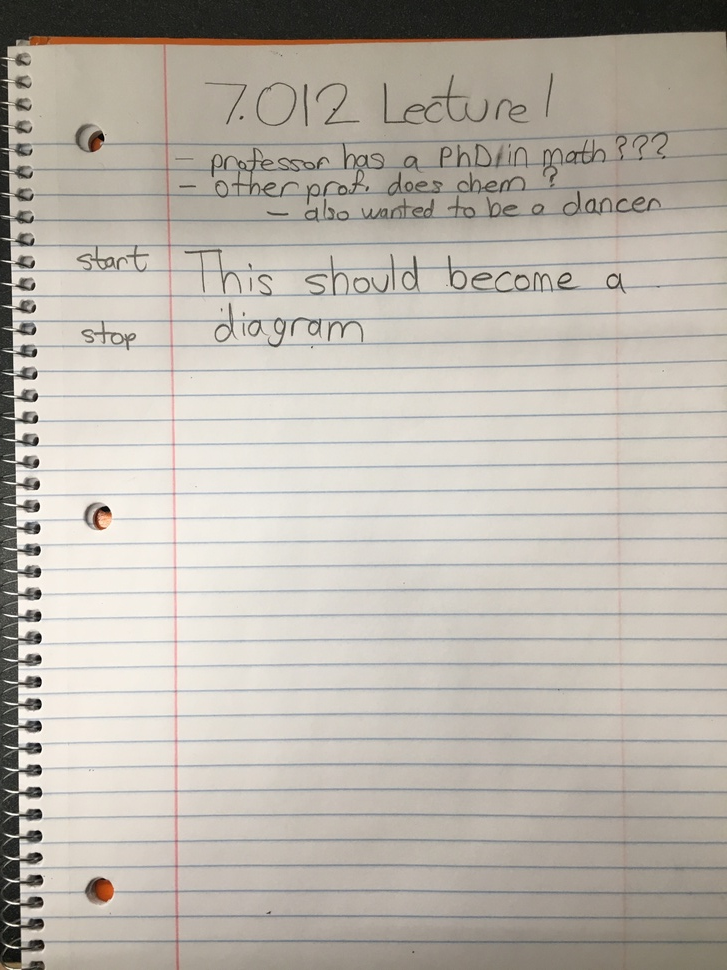
#> input picture IMG_2180.JPG, 727 x 970 px, shrunk from 3024 x 4032 before the run
$ jupyter execute --allow-errors pipeline.ipynb
#> lines starting #> are read from the running program, lines starting #| are printed output that depends on the picture; after the words box and inside, x2 and y2 are one past the last pixel; in counts of white or black regions, pixels touching at a corner belong together
[cell 1]
import io
from google.cloud import vision
from google.cloud.vision import types

from tqdm import tqdm
import statistics

[cell 2]
import cv2
import numpy as np
from matplotlib import pyplot as plt

[cell 3]
def get_image(file):
#> called with file = 'IMG_2180.JPG'
    img = cv2.imread(file)
#> img is the input picture: shape (970, 727, 3); mean B, G, R 171.2, 180.1, 186.1
    if img.shape[0] < img.shape[1]:
        img = np.rot90(np.rot90(np.rot90(img)))
        cv2.imwrite("./rtmp.jpg", img)
        img = cv2.imread("./rtmp.jpg")
    return img

[cell 4]
original = get_image("IMG_2180.JPG")

[cell 5]
img = original.copy()
img = img[:, 0:img.shape[1] // 3]
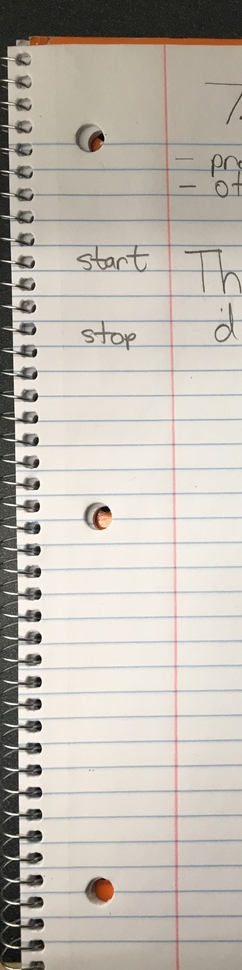
#> img: shape (970, 242, 3); mean B, G, R 176.5, 185.4, 191.8

ret, thresh = cv2.threshold(img[:,:,1], 0, 255, cv2.THRESH_BINARY | cv2.THRESH_OTSU)
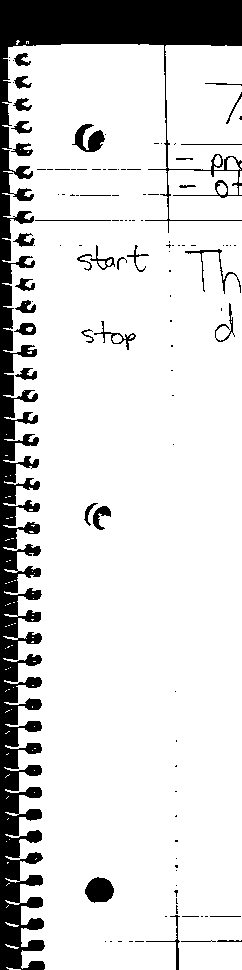
#> thresh: shape (970, 242); 85.2% white; 112 black regions (78 under 20 px), largest, box (x1, y1, x2, y2) and area: (0, 0, 242, 970) 30107, (85, 877, 114, 903) 565, (72, 124, 105, 152) 479
#> ret = 135
ret, thresh2 = cv2.threshold(img[:,:,2], 0, 255, cv2.THRESH_BINARY | cv2.THRESH_OTSU)
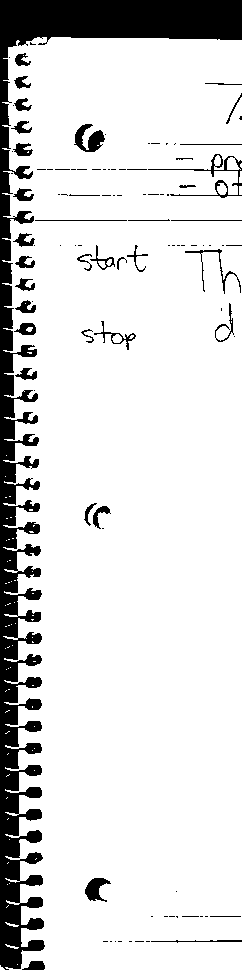
#> thresh2: shape (970, 242); 86.1% white; 102 black regions (63 under 20 px), largest, box (x1, y1, x2, y2) and area: (0, 0, 242, 970) 27428, (148, 154, 242, 198) 489, (74, 124, 105, 152) 460
#> ret = 138
thresh = cv2.bitwise_xor(thresh, thresh2)
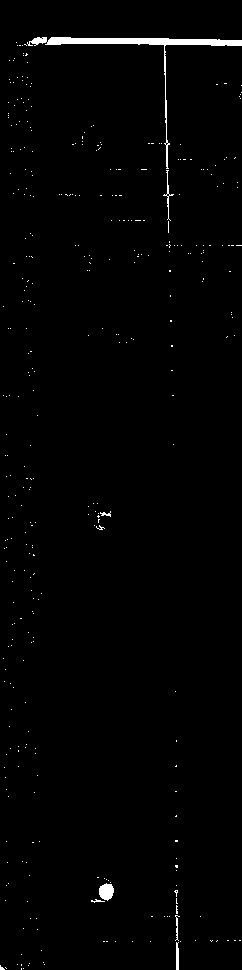
#> thresh: shape (970, 242); 1.1% white; 369 white regions (362 under 20 px), largest, box (x1, y1, x2, y2) and area: (27, 37, 242, 169) 1532, (99, 883, 114, 901) 199, (163, 170, 174, 221) 85
edges = cv2.Canny(thresh,50,150,apertureSize = 3)
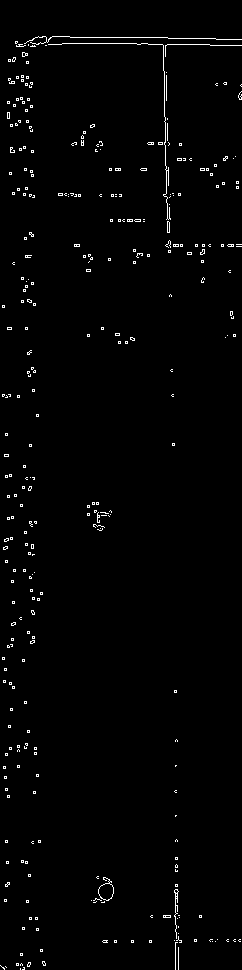
#> edges: shape (970, 242); 1.4% white in thin lines or dots
minLineLength = 1000
maxLineGap = 10

lines = cv2.HoughLinesP(thresh,1,np.pi/180,100,minLineLength,maxLineGap)
#> lines = [[48, 41, 241, 45], [48, 40, 241, 40], [49, 39, 216, 39], [65, 41, 241, 41], [168, 196, 168, 218], [165, 56, 165, 95], [50, 38, 168, 38], [47, 42, 64, 42], [47, 43, 122, 43], [166, 100, 167, 142], [123, 42, 241, 42]]
lines = [line for line in lines if abs(line[0][0] - line[0][2]) <= 10]
#> lines = [[[168, 196, 168, 218]], [[165, 56, 165, 95]], [[166, 100, 167, 142]]]

avgx = int(np.average([line[0][0] for line in lines]))
#> avgx = 166
rest = original.copy()[:, int(avgx):]
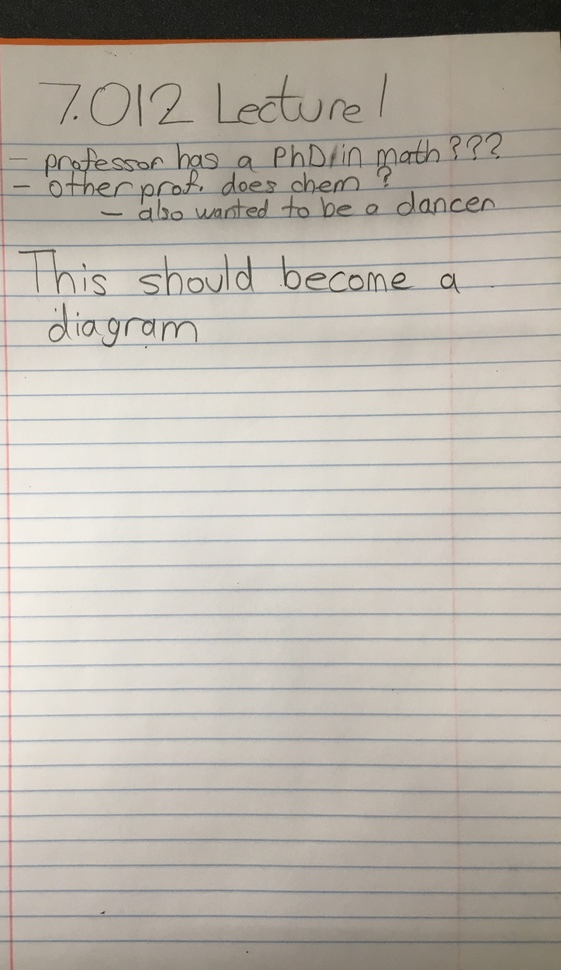
#> rest: shape (970, 561, 3); mean B, G, R 170.6, 179.4, 185.5
img = img[:, 0:int(avgx)]
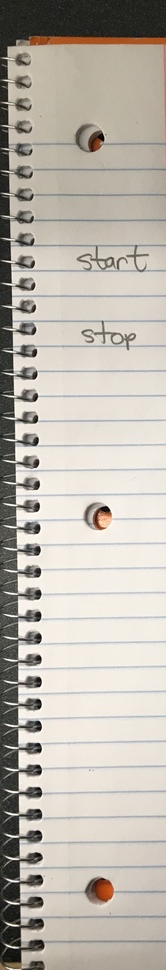
#> img: shape (970, 166, 3); mean B, G, R 173.1, 182.2, 188.2

cv2.imwrite('crop.jpg',img)
cv2.imwrite('rest.jpg', rest)
#> Out = True

$ run again, with IMG_2177.JPG copied over IMG_2180.JPG
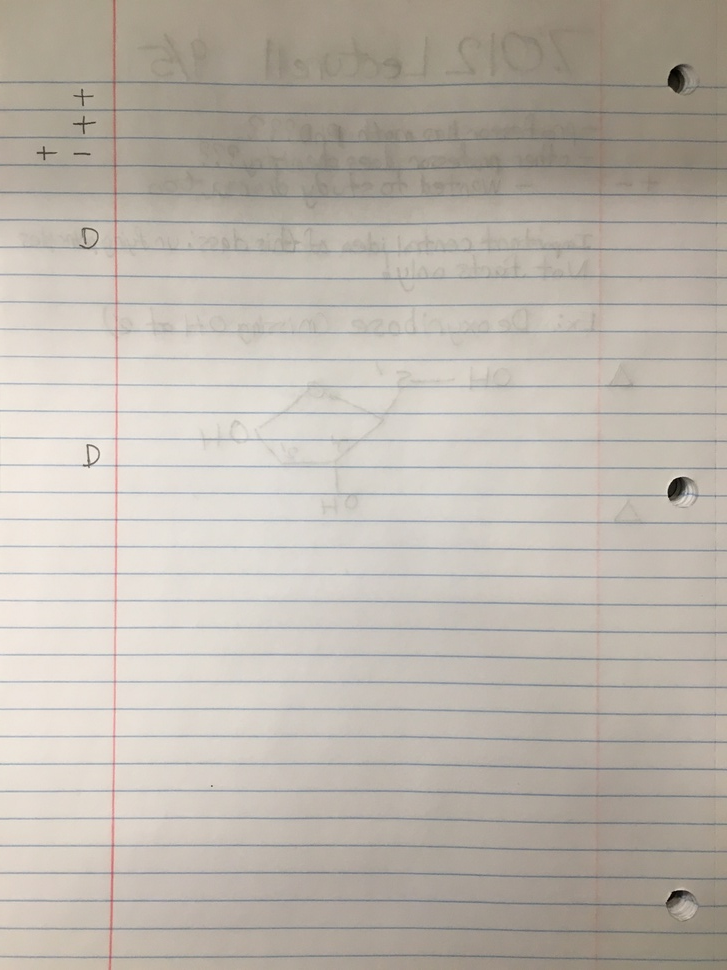
#> input picture IMG_2177.JPG, 727 x 970 px, shrunk from 3024 x 4032 before the run
#> in get_image, img is the input picture: shape (970, 727, 3); mean B, G, R 172, 181.3, 188.4
#> `ret, thresh = cv2.threshold(img[:,:,1], 0, 255, cv2.THRESH_BINARY | cv..`:
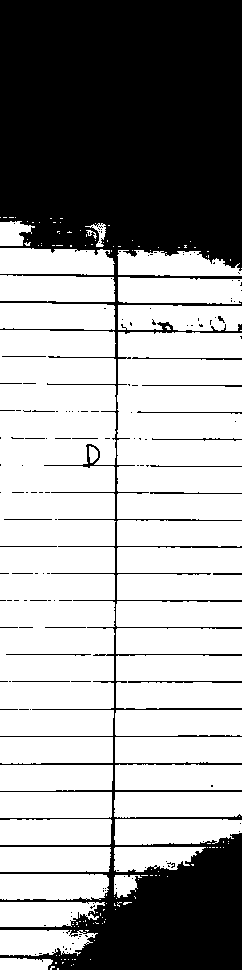
#> thresh: shape (970, 242); 63% white; 153 black regions (131 under 20 px), largest, box (x1, y1, x2, y2) and area: (0, 0, 242, 970) 84996, (128, 681, 242, 683) 183, (132, 357, 242, 360) 154
#> `ret, thresh = cv2.threshold(img[:,:,1], 0, 255, cv2.THRESH_BINARY | cv..`: ret = 191
#> thresh2: shape (970, 242); 63.9% white; 112 black regions (85 under 20 px), largest, box (x1, y1, x2, y2) and area: (0, 0, 242, 342) 61951, (0, 837, 242, 970) 15242, (0, 762, 242, 765) 540
#> `ret, thresh2 = cv2.threshold(img[:,:,2], 0, 255, cv2.THRESH_BINARY | c..`: ret = 198
#> edges: shape (970, 242); 4% white in thin lines or dots, all inside (x1, y1, x2, y2) = (0, 203, 242, 970)
#> `lines = cv2.HoughLinesP(thresh,1,np.pi/180,100,minLineLength,maxLineGap)`: lines = 47 rows, first 6: [115, 329, 115, 305], [116, 491, 116, 467], [113, 735, 113, 718], [114, 789, 114, 765], [115, 545, 115, 522], [109, 926, 109, 902]
#> `lines = [line for line in lines if abs(line[0][0] - line[0][2]) <= 10]`: lines = 42 items, first 6: [[115, 329, 115, 305]], [[116, 491, 116, 467]], [[113, 735, 113, 718]], [[114, 789, 114, 765]], [[115, 545, 115, 522]], [[109, 926, 109, 902]]
#> avgx = 115
#> `img = img[:, 0:int(avgx)]`:
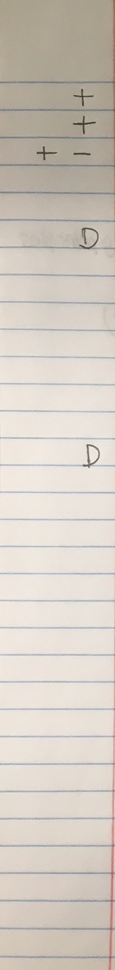
#> img: shape (970, 115, 3); mean B, G, R 193, 202.5, 210.7
#> Out = True

$ run again, with IMG_2184.JPG copied over IMG_2180.JPG
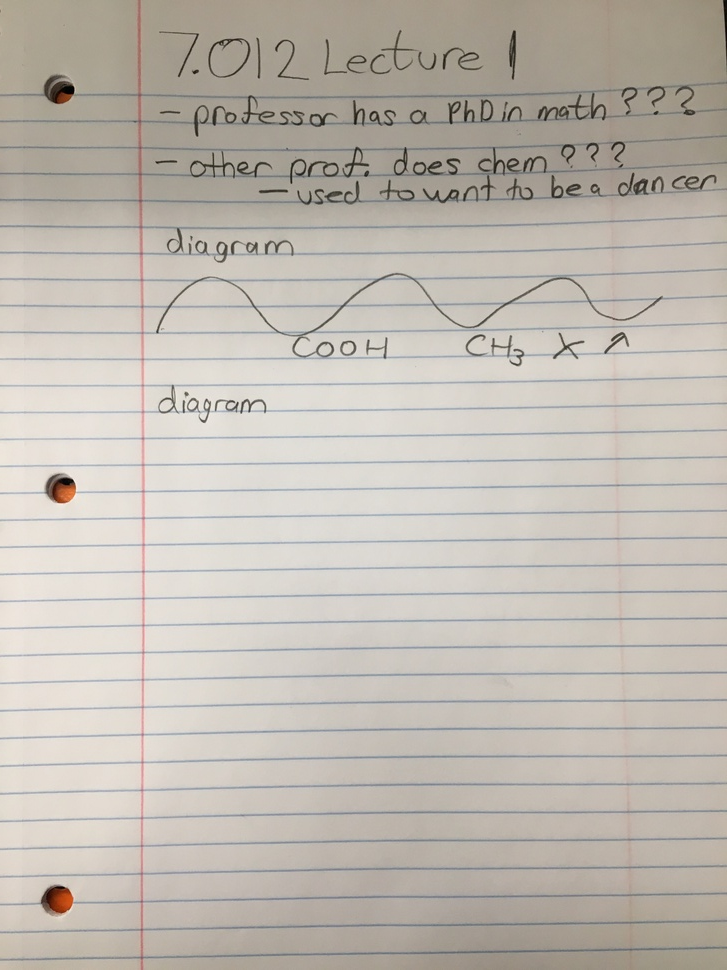
#> input picture IMG_2184.JPG, 727 x 970 px, shrunk from 3024 x 4032 before the run
#> in get_image, img is the input picture: shape (970, 727, 3); mean B, G, R 177.7, 186, 192.2
#> `ret, thresh = cv2.threshold(img[:,:,1], 0, 255, cv2.THRESH_BINARY | cv..`:
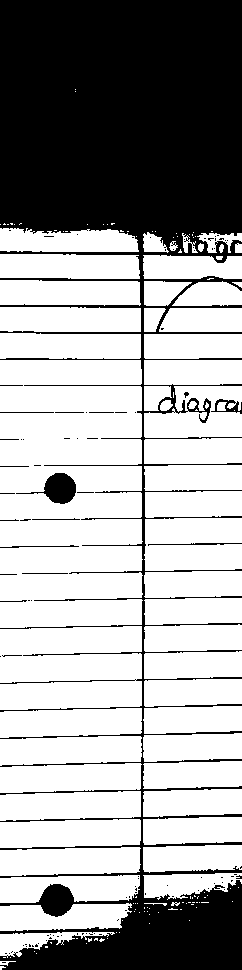
#> thresh: shape (970, 242); 64.6% white; 102 black regions (87 under 20 px), largest, box (x1, y1, x2, y2) and area: (0, 0, 242, 970) 81357, (16, 473, 76, 504) 804, (211, 399, 242, 414) 183
#> `ret, thresh = cv2.threshold(img[:,:,1], 0, 255, cv2.THRESH_BINARY | cv..`: ret = 187
#> thresh2: shape (970, 242); 65.1% white; 90 black regions (67 under 20 px), largest, box (x1, y1, x2, y2) and area: (0, 0, 242, 263) 57982, (0, 864, 242, 970) 12730, (0, 276, 242, 335) 2121
#> `ret, thresh2 = cv2.threshold(img[:,:,2], 0, 255, cv2.THRESH_BINARY | c..`: ret = 194
#> edges: shape (970, 242); 3.9% white in thin lines or dots
#> `lines = cv2.HoughLinesP(thresh,1,np.pi/180,100,minLineLength,maxLineGap)`: lines = 51 rows, first 6: [142, 623, 142, 601], [142, 410, 142, 387], [143, 705, 143, 681], [142, 540, 142, 519], [143, 357, 143, 334], [143, 516, 143, 493]
#> `lines = [line for line in lines if abs(line[0][0] - line[0][2]) <= 10]`: lines = 38 items, first 6: [[142, 623, 142, 601]], [[142, 410, 142, 387]], [[143, 705, 143, 681]], [[142, 540, 142, 519]], [[143, 357, 143, 334]], [[143, 516, 143, 493]]
#> avgx = 141
#> `img = img[:, 0:int(avgx)]`:
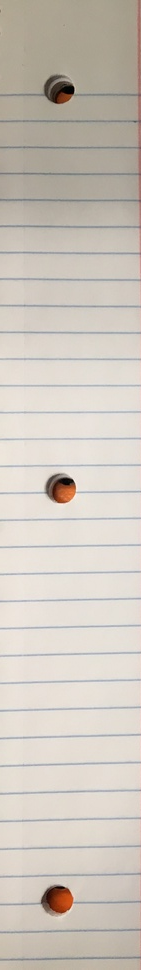
#> img: shape (970, 141, 3); mean B, G, R 189.1, 198.1, 205.6
#> Out = True

$ run again, with IMG_2185.JPG copied over IMG_2180.JPG
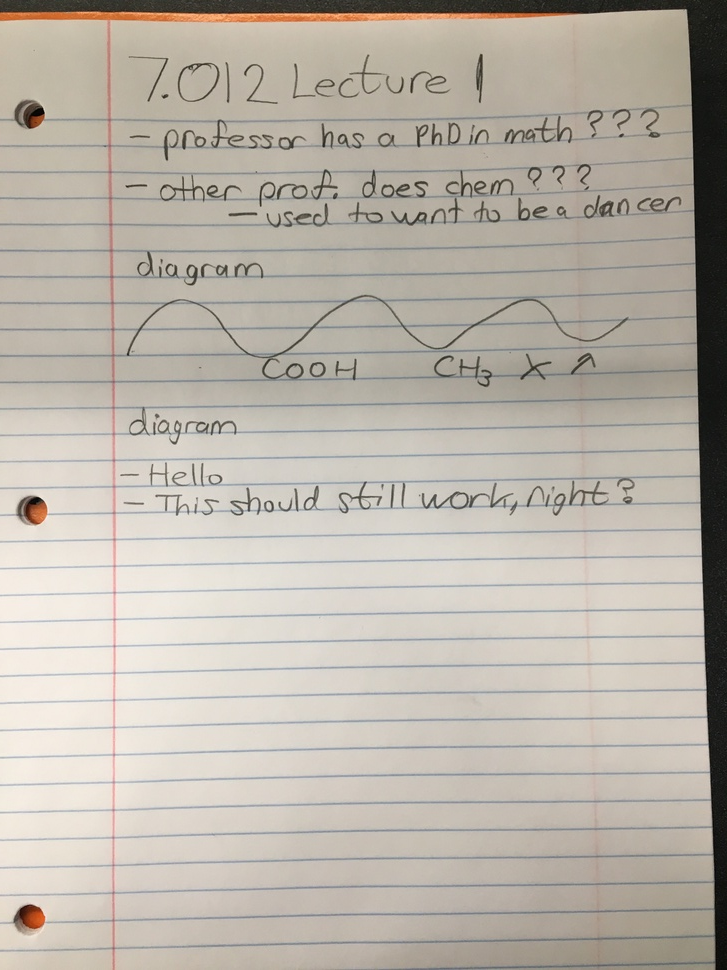
#> input picture IMG_2185.JPG, 727 x 970 px, shrunk from 3024 x 4032 before the run
#> in get_image, img is the input picture: shape (970, 727, 3); mean B, G, R 169.3, 179.2, 185.9
#> `ret, thresh = cv2.threshold(img[:,:,1], 0, 255, cv2.THRESH_BINARY | cv..`: ret = 196
#> thresh2: shape (970, 242); 49.6% white; 167 white regions (128 under 20 px), largest, box (x1, y1, x2, y2) and area: (0, 486, 242, 541) 10425, (0, 698, 242, 730) 6202, (0, 752, 242, 784) 6201
#> `ret, thresh2 = cv2.threshold(img[:,:,2], 0, 255, cv2.THRESH_BINARY | c..`: ret = 204
#> edges: shape (970, 242); 3.9% white in thin lines or dots
#> `lines = cv2.HoughLinesP(thresh,1,np.pi/180,100,minLineLength,maxLineGap)`: lines = 58 rows, first 6: [114, 537, 114, 515], [114, 725, 114, 701], [113, 834, 113, 812], [114, 890, 114, 866], [113, 726, 113, 701], [113, 515, 113, 537]
#> `lines = [line for line in lines if abs(line[0][0] - line[0][2]) <= 10]`: lines = 34 items, first 6: [[114, 537, 114, 515]], [[114, 725, 114, 701]], [[113, 834, 113, 812]], [[114, 890, 114, 866]], [[113, 726, 113, 701]], [[113, 515, 113, 537]]
#> avgx = 112
#> `img = img[:, 0:int(avgx)]`:
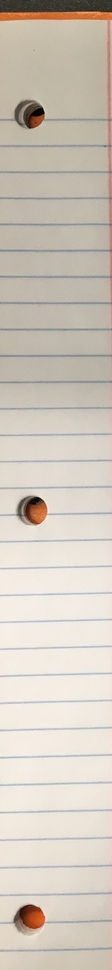
#> img: shape (970, 112, 3); mean B, G, R 188.9, 199.9, 208.9
#> Out = True
